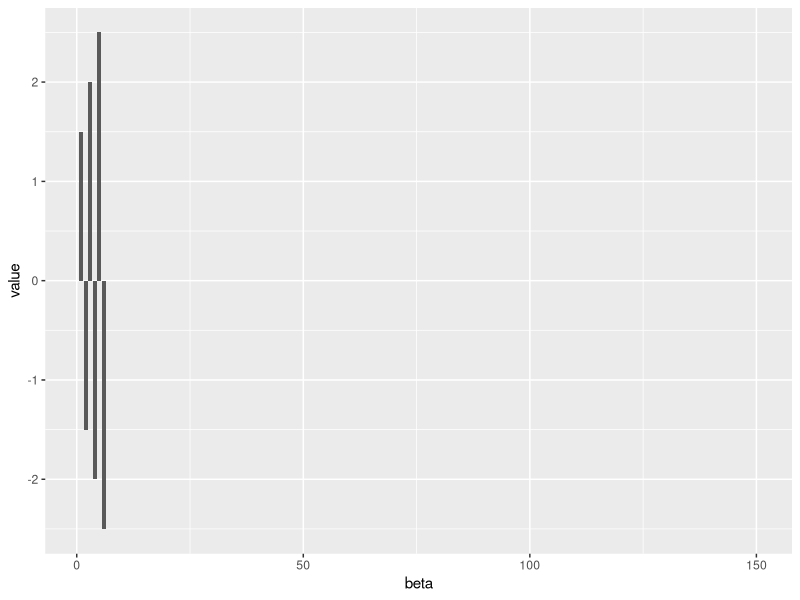
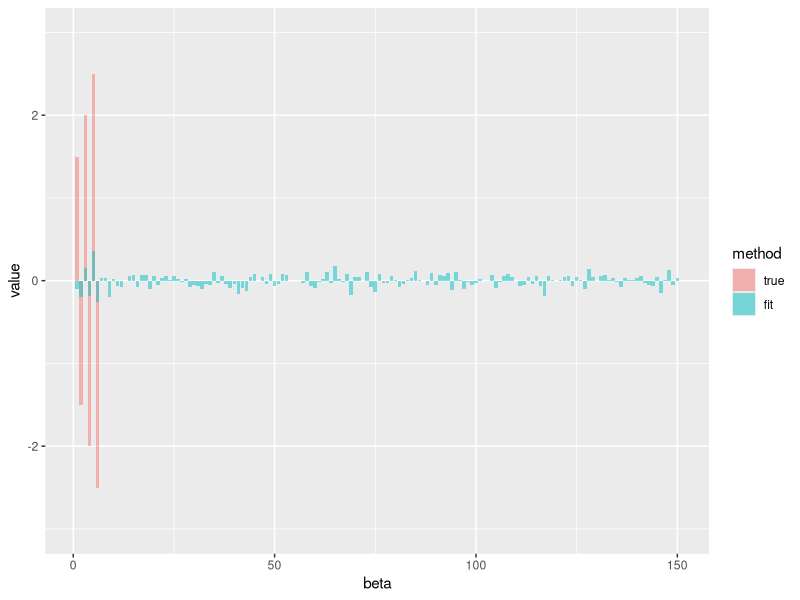
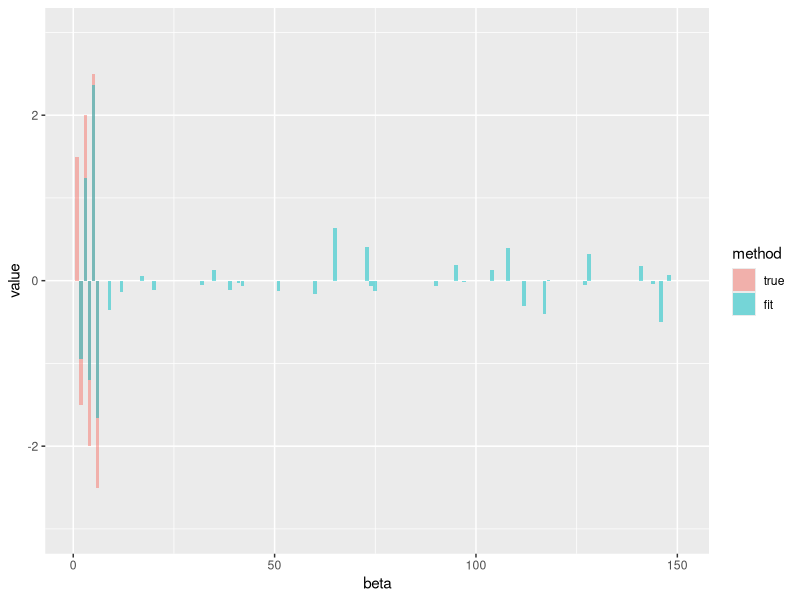
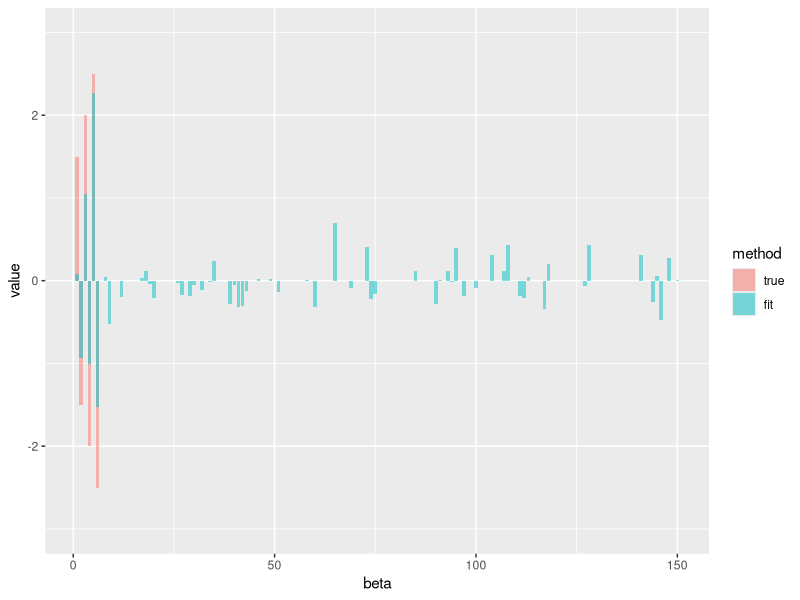
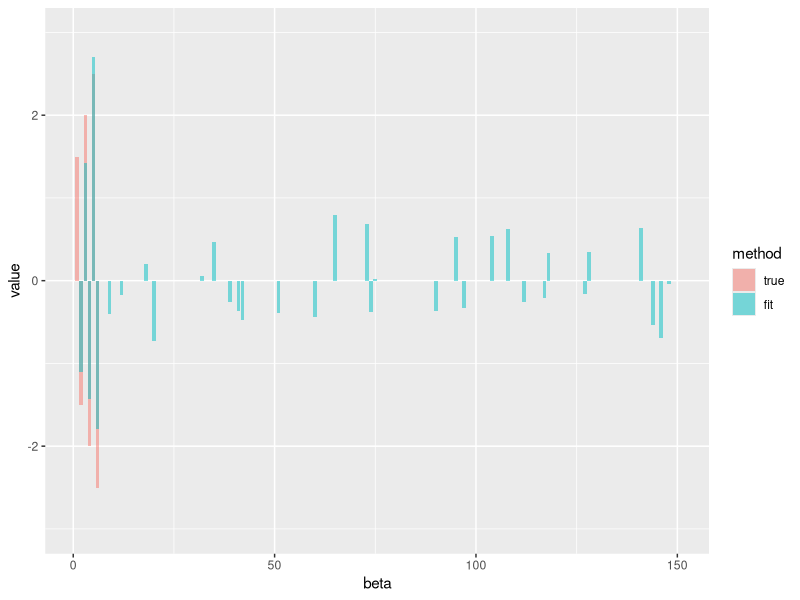
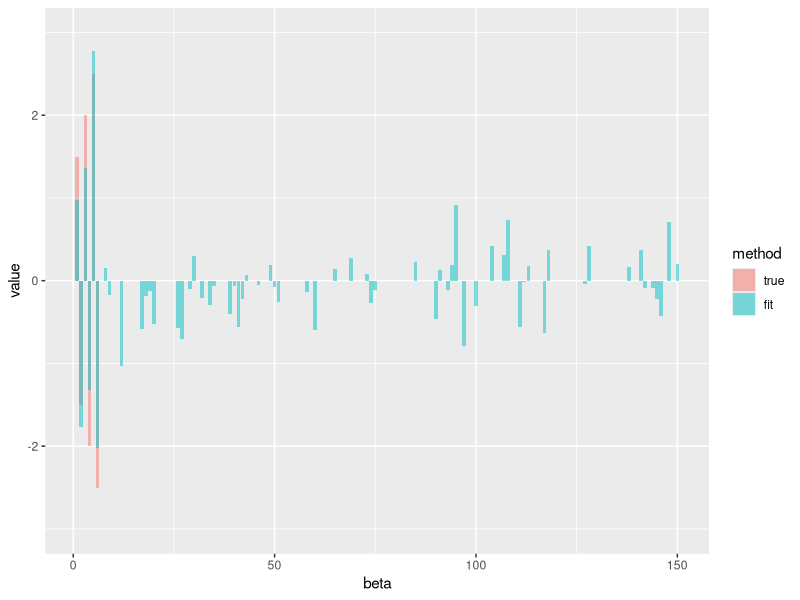
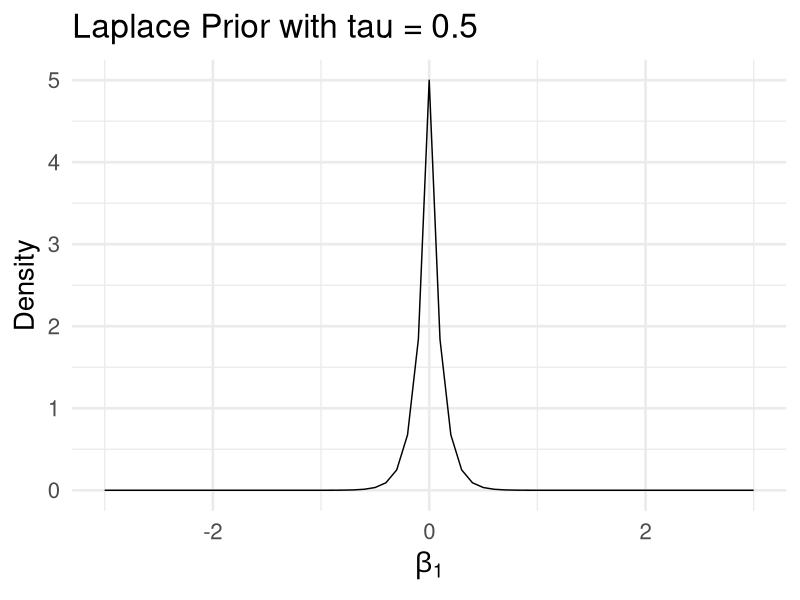

Write R code to recreate these figures, in order.
## ---- chunk 1
knitr::opts_chunk$set(echo = TRUE)
options(knitr.table.format = function() {
  if (knitr::is_latex_output()) 'latex' else 'pandoc'
})
## ---- chunk 2
# tidyverse (includes ggplot2, dplyr, tidyr), glmnet, ranger, xgboost, mlr3verse, grf, causalforest, policytree, GenericML, DoubleML
## ---- chunk 3
# install.packages("glmnet", dependencies = TRUE)
library(glmnet)
# install.packages("caret", dependencies = TRUE) # clasification and regression training (for pre-processing, data splitting)
library(caret)
library(tidyverse)
library(ggplot2)
## ---- chunk 4
# data(QuickStartExample)
# x <- QuickStartExample$x
# y <- QuickStartExample$y
# 
# fit <- glmnet(x, y)
# 
# plot(fit)
# print(fit)
# 
# cv <- cv.glmnet(x, y)
# plot(cv)
# ggplot(data.frame(beta = 1:(ncol(x)+1), value = coef(cv, s = "lambda.min")[,"s1"]),
#        aes(x = beta, y = value)) +
#   geom_col()

# ggplot(data.frame(beta = 1:(ncol(x)+1), value = coef(cv, s = "lambda.1se")[,"s1"]),
#        aes(x = beta, y = value)) +
#   geom_col()
## ---- chunk 5
# library(pracma) # for a (non-symmetric) Toeplitz matrix
GenRegr <- function(n,p,options) {
  # Generate predictors x
  if (options.corr == 0) {# Uncorrelated predictors
    x = matrix(rnorm(n*p),n,p)
  }
  else if (options.corr == 1) {# Spatially ncorrelated predictors
    C = toeplitz(options.rho^(0:(p-1)))
    x = matrix(rnorm(n*p),n,p)*chol(C)
  }
  else {
    print('Wrong choice of options.corr')
  }
  
  x <- data.matrix(sapply(data.frame(x), function(x) {(x-mean(x))/sd(x)})) # Standardize x
  
  # Generate coefficients
  beta <- rep(0,p)
  beta[1:6] <- c(1.5,-1.5,2,-2,2.5,-2.5)
  
  if (options.corr == 0) {
    signal_y <- sum(beta^2)
  } 
  else if (options.corr == 1) {
    signal_y <- sum((chol(C)%*%beta)^2)
  }
  
  c <- signal_y*((1-options.R2)/options.R2) # mean(sigmasq) is c to obtain desirable options.R2 (or SNR)
  
  # Generate epsilon
  if (options.epsilon == 0) { # iid error
    sigmasq <- c
  } 
  else if (options.epsilon == 1) {
    temp = (x%*%beta)
    sigmasq = c*temp/mean(temp)
  }
  
  epsilon = sqrt(sigmasq) * rnorm(n)
  
  # Generate y
  y = x%*%beta + epsilon
  
  return(list(y = y, x = x, beta = beta, sigmasq = sigmasq))
}

# DGP1
set.seed(2907)
n = 100
p = 150
options.corr = 0
options.R2 = 0.8
options.epsilon = 0
options.rho = NA

df <- GenRegr(n, p, options)

y <- df$y
X <- df$x
beta_true <-  df$beta
sigmasq_true <- df$sigmasq

dat <- data.frame(y,X)


# beta_names <- map_chr(1:length(beta_true),~paste0("b",.x))
# df_beta <- data.frame(beta = factor(beta_names, levels = beta_names), value = beta_true)

df_beta <- data.frame(beta = 1:length(beta_true), value = beta_true)

ggplot(df_beta, aes(x = beta, y = value)) +
  geom_col() 
  
## ---- chunk 6
# # WangDesign 
# 
# n_training <- n
# n <- n_training + n_test
# 
# x <- matrix(rnorm(n*p),n,p)
# gamma <- rep(0,p)
# gamma[sample(1:p, size = s0, replace = FALSE)] = 1
# beta0 <- rep(0,p)
# beta0[which(gamma==1)] <- beta_value
## ---- chunk 7
# Data Partitioning
set.seed(100)
index <-  sample(1:nrow(dat), 0.7*nrow(dat))

str(index)

train <- dat[index,] # 70x(p+1)
test <- dat[-index,] # 30x(p+1)

cols <- names(dat)[2:(p+1)]
# Scaling the numeric features
pre_proc_val <- preProcess(train[,cols], method = c("center","scale"))

train[,cols] <- predict(pre_proc_val,train[,cols])
test[,cols] <- predict(pre_proc_val,test[,cols])

# summary(train)
# summary(test)
## ---- chunk 8
library(glmnet)

x <- as.matrix(train[,cols])
y_train = train$y

x_test <- as.matrix(test[,cols])
y_test = test$y


ridge_reg <- function(x,y,x_test) {
  cv_pen <- cv.glmnet(x, y, alpha = 0, nlambda = 100,
                      family = 'gaussian', standardize = TRUE, nfolds = 5)
  run_pen <- glmnet(x, y, alpha = 0, lambda = cv_pen$lambda,
                    family = 'gaussian', standardize = TRUE, nfolds = 5)
  solution_path <- Matrix(run_pen$beta, sparse = TRUE)
  colnames(solution_path) <- cv_pen$lambda
  lambda.min_idx <- which.min(abs(cv_pen$lambda-cv_pen$lambda.min))
  beta.cv <- solution_path[,lambda.min_idx]
  
  y.fit <- x_test%*%beta.cv
  
  return(list(beta.cv = beta.cv, y.fit = y.fit))
}

lasso_reg <- function(x,y,x_test) {
  cv_pen <- cv.glmnet(x, y, alpha = 1, nlambda = 100,
                      family = 'gaussian', standardize = TRUE, nfolds = 5)
  run_pen <- glmnet(x, y, alpha = 1, lambda = cv_pen$lambda,
                    family = 'gaussian', standardize = TRUE, nfolds = 5)
  solution_path <- Matrix(run_pen$beta, sparse = TRUE)
  colnames(solution_path) <- cv_pen$lambda
  lambda.min_idx <- which.min(abs(cv_pen$lambda-cv_pen$lambda.min))
  beta.cv <- solution_path[,lambda.min_idx]
  
  active <- rep(FALSE, ncol(x))
  active[which(beta.cv!=0)] <- TRUE
  xnew <- x[,active]
  beta.ols <- solve(t(xnew)%*%xnew)%*%t(xnew)%*%y
  beta.debiased <- rep(0, ncol(x))
  beta.debiased[active] <- beta.ols
  
  str(t(xnew)%*%xnew)
  y.fit <- x_test%*%beta.cv
  
  return(list(beta.cv = beta.cv, beta.debiased = beta.debiased, y.fit = y.fit))
}

elnet_reg <- function(x,y,x_test) {
  cv_pen <- cv.glmnet(x, y, alpha = 0.3, nlambda = 100,
                      family = 'gaussian', standardize = TRUE, nfolds = 5)
  run_pen <- glmnet(x, y, alpha = 0.3, lambda = cv_pen$lambda,
                    family = 'gaussian', standardize = TRUE, nfolds = 5)
  solution_path <- Matrix(run_pen$beta, sparse = TRUE)
  colnames(solution_path) <- cv_pen$lambda
  lambda.min_idx <- which.min(abs(cv_pen$lambda-cv_pen$lambda.min))
  beta.cv <- solution_path[,lambda.min_idx]
  
  active <- rep(FALSE, ncol(x))
  active[which(beta.cv!=0)] <- TRUE
  xnew <- x[,active]
  beta.ols <- solve(t(xnew)%*%xnew)%*%t(xnew)%*%y
  beta.debiased <- rep(0, ncol(x))
  beta.debiased[active] <- beta.ols
  
  str(t(xnew)%*%xnew)
  y.fit <- x_test%*%beta.cv
  
  return(list(beta.cv = beta.cv, beta.debiased = beta.debiased, y.fit = y.fit))
}


# # ELASTIC NET
# # Set training control
# train_cont <- trainControl(method = "repeatedcv",
#                               number = 10,
#                               repeats = 5,
#                               search = "random",
#                               verboseIter = TRUE)
# 
# # Train the model
# elastic_reg <- train(y ~ .,
#                            data = train,
#                            method = "glmnet",
#                            preProcess = c("center", "scale"),
#                            tuneLength = 10,
#                            trControl = train_cont)
# 
# # Optimal tuning parameter
# elastic_reg$bestTune



resRidge <- ridge_reg(x,y_train,x_test)
resLasso <- lasso_reg(x,y_train,x_test)
resElnet <- elnet_reg(x,y_train,x_test)
## ---- chunk 9
# Prediction
RMSE <- function(y_test,y.fit) {
  sqrt(mean(y_test-y.fit-mean(y_test))^2)
}

list_yfit <- list(resRidge$y.fit, resLasso$y.fit, resElnet$y.fit)

library(purrr)
map_dbl(list_yfit, ~RMSE(y_test,.x))

# Variable Selection
mse <- function(true,fit) {
  mean(fit-true)^2
}

bias <- function(true,fit) {
  mean(abs(fit-true))
}

list_betafit <- list(resRidge$beta.cv, resLasso$beta.cv, resElnet$beta.cv, resLasso$beta.debiased, resElnet$beta.debiased)
library(purrr)
map_dbl(list_betafit, ~mse(beta_true,.x))
map_dbl(list_betafit, ~bias(beta_true,.x))


plot.coef <- function(fit){
  df_beta <- data.frame(beta = 1:length(fit), true = beta_true, fit = fit) %>% 
    gather(method, value, -c("beta")) %>% 
    mutate(method = factor(method, levels = c("true","fit")))
    
    
  ggplot(df_beta, aes(x = beta, y = value, group = method)) +
  geom_bar(aes(fill = method), stat = "identity", position = "identity", alpha = 0.5) +
  ylim(-3,3)
}

lapply(list_betafit,plot.coef)
## ---- chunk 10
qplot(x = seq(-3, 3, .1), y = rmutil::dlaplace(seq(-3, 3, .1), 0, .1), geom = "line") +
  ggtitle("Laplace Prior with tau = 0.5") +
  xlab(expression(beta[1])) +
  ylab("Density") +
  theme_minimal(base_size = 20) 
